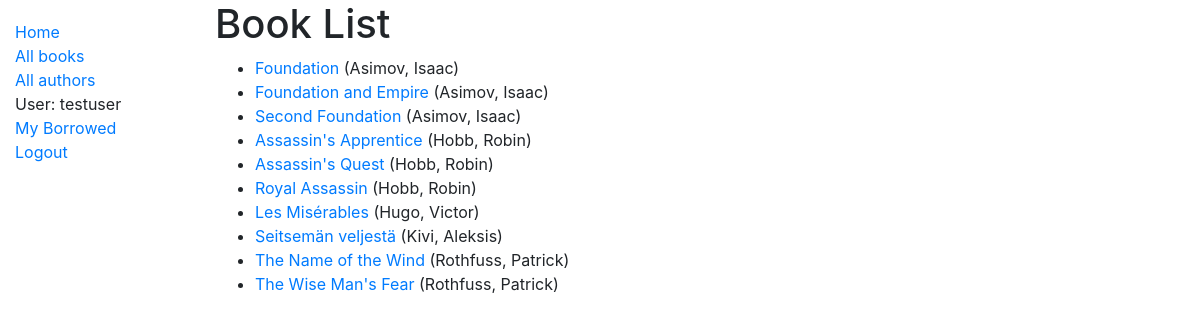
Page /catalog/books/ (signed in) on the committed database.
### catalog/models.py (models this page shows, shortened)
class Book(models.Model):
    title = models.CharField(max_length=200)
    author = models.ForeignKey('Author', on_delete=models.SET_NULL, null=True)
    summary = models.TextField(max_length=1000, help_text='Enter a brief description of the book')
    isbn = models.CharField('ISBN', max_length=13, unique=True,
    help_text='13 Character <a href="https://www.isbn-international.org/content/what-isbn">ISBN number</a>')
    genre = models.ManyToManyField(Genre, help_text='Select a genre for this book')
    LANGUAGE_LIST = list(map(lambda lg : (lg.pt3, lg.name), iter_langs()))
    language = models.CharField(
        max_length=3,
        choices=LANGUAGE_LIST,
        default='eng',
        help_text='The language of the book',
    )
    def get_absolute_url(self):
        return reverse('book-detail', args=[str(self.id)])
    def display_genre(self):
        """Create a string for the Genre. This is required to display genre in Admin."""
        return ', '.join(genre.name for genre in self.genre.all()[:3])
    display_genre.short_description = 'Genre'

class Author(models.Model):
    first_name = models.CharField(max_length=100)
    last_name = models.CharField(max_length=100)
    date_of_birth = models.DateField(null=True, blank=True)
    date_of_death = models.DateField('Died', null=True, blank=True)
    def __str__(self):
        return f'{self.last_name}, {self.first_name}'
    class Meta:
        ordering = ['last_name', 'first_name',]

### catalog/views.py (the view)
# urls.py: path('books/', views.BookListView.as_view(), name='books'),
class BookListView(LoginRequiredMixin, generic.ListView):
    model = Book
    ordering = ['author', 'title']
    paginate_by = 10

### catalog/templates/catalog/book_list.html
{% extends "base_generic.html" %}
{% block content %}
  <h1>Book List</h1>
  {% if book_list %}
  <ul>
    {% for book in book_list %}
      <li>
        <a href="{{ book.get_absolute_url }}">{{ book.title }}</a> ({{book.author}})
      </li>
    {% endfor %}
  </ul>
  {% else %}
    <p>There are no books in the library.</p>
  {% endif %}
{% endblock %}

### catalog/templates/base_generic.html (shortened to what this page needs)
<!DOCTYPE html>
<html lang="en">
<head>
  <link rel="stylesheet" href="https://cdn.jsdelivr.net/npm/bootstrap@4.5.3/dist/css/bootstrap.min.css">
  {% load static %}
  <link rel="stylesheet" href="{% static 'css/styles.css' %}">
</head>
<body>
  <div class="container-fluid">
    <div class="row">
      <div class="col-sm-2">
      {% block sidebar %}
        <ul class="sidebar-nav">
          <li><a href="{% url 'index' %}">Home</a></li>
          <li><a href="{% url 'books' %}">All books</a></li>
          <li><a href="{% url 'authors' %}">All authors</a></li>
        {% if user.is_authenticated %}
          <li>User: {{ user.get_username }}</li>
          <li><a href="{% url 'my-borrowed' user.id %}">My Borrowed</a></li>
          <li><a href="{% url 'logout'%}?next={{request.path}}">Logout</a></li>
        {% else %}
          <li><a href="{% url 'login'%}?next={{request.path}}">Login</a></li>
          <li><a href="{% url 'register'%}">Register</a></li>
        {% endif %}
        </ul>
     {% endblock %}
      </div>
      <div class="col-sm-10 ">
        {% block content %}{% endblock %}
      </div>
    </div>
  </div>
</body>
</html>

### catalog/static/css/styles.css (style rules this page uses)
.sidebar-nav { margin-top: 20px; padding: 0; list-style: none; }

### rows in the picture
Book: title "Foundation", author "Asimov, Isaac"
Book: title "Foundation and Empire", author "Asimov, Isaac"
Book: title "Second Foundation", author "Asimov, Isaac"
Book: title "Assassin's Apprentice", author "Hobb, Robin"
Book: title "Assassin's Quest", author "Hobb, Robin"
Book: title "Royal Assassin", author "Hobb, Robin"
Book: title "Les Misérables", author "Hugo, Victor"
Book: title "Seitsemän veljestä", author "Kivi, Aleksis"
Book: title "The Name of the Wind", author "Rothfuss, Patrick"
Book: title "The Wise Man's Fear", author "Rothfuss, Patrick"

### other values in the picture
{{ user.get_username }} "testuser"
